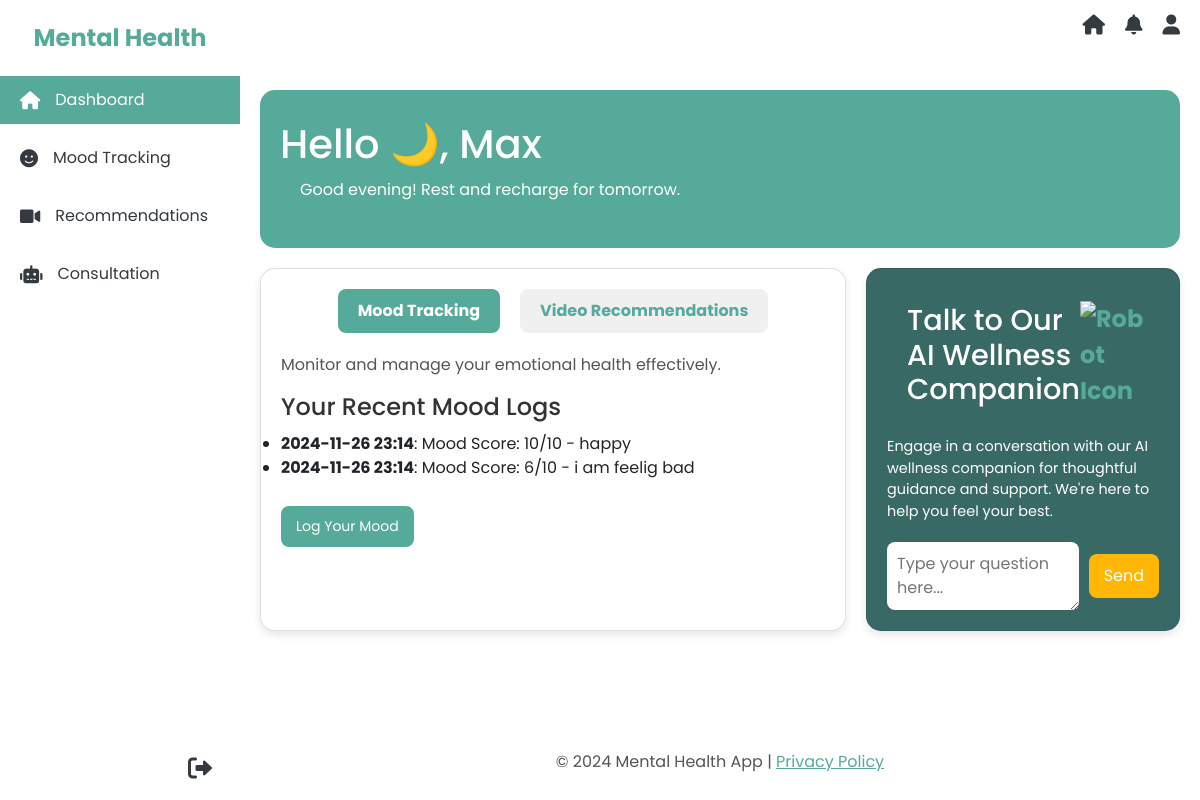
Page /users/dashboard/ (signed in) on the committed database.
### moodtracking/models.py (models this page shows, shortened)
class MoodLog(models.Model):
    user = models.ForeignKey(User, on_delete=models.CASCADE, related_name='mood_logs')
    mood_score = models.IntegerField()  # Scale: 1 (low) to 10 (high)
    description = models.TextField(blank=True)  # Optional text entry for mood
    sentiment = models.CharField(max_length=50, blank=True)  # Result from AI analysis
    timestamp = models.DateTimeField(auto_now_add=True)

### users/views/main_views.py (the view)
# urls.py: path('dashboard/', dashboard, name='dashboard'),
@login_required
def dashboard(request):
    all_videos = EducationalContent.objects.filter(content_type="Video")
    random_video = random.choice(all_videos) if all_videos.exists() else None
    recent_mood_logs = MoodLog.objects.filter(user=request.user).order_by('-timestamp')[:5]
    return render(request, 'users/pages/dashboard.html', {
        "active_menu": "Dashboard",
        "random_video": random_video,  # 将随机视频传递到模板
        "recent_mood_logs": recent_mood_logs,  # 将心情记录传递到模板
    })

### users/context_processors.py (called while the page is built)
def notifications_processor(request):
    if request.user.is_authenticated:
        notifications = Notification.objects.filter(user=request.user).order_by('-created_at')
        unread_count = notifications.filter(is_unread=True).count()
        return {
            'notifications': notifications,
            'unread_count': unread_count,
        }
    else:
        return {
            'notifications': [],
            'unread_count': 0,
        }

### users/templates/users/pages/dashboard.html (shortened to what this page needs)
{% extends 'users/base.html' %}
{% block content %}
<!DOCTYPE html>
<html lang="en">
<head>
</head>
<body>
    <section class="welcome-section">
        <h2 id="welcome-message">Hello 🌅, {{ request.user.username }}</h2>
        <p id="sub-message">Good morning! Shine bright like the sun.</p>
    </section>
    <section class="dashboard-section">
        <div class="card left-card">
            <div class="tab-container">
                <button class="tab active" data-tab="mood-tracking">Mood Tracking</button>
                <button class="tab" data-tab="video-recommendation">Video Recommendations</button>
            </div>
            <div class="tab-content">
                <div class="tab-pane active" id="mood-tracking">
                    <p>Monitor and manage your emotional health effectively.</p>
                    <div class="recent-mood-logs">
                        <h3>Your Recent Mood Logs</h3>
                        {% if recent_mood_logs %}
                            <ul>
                                {% for log in recent_mood_logs %}
                                    <li>
                                        <strong>{{ log.timestamp|date:"Y-m-d H:i" }}</strong>:
                                        Mood Score: {{ log.mood_score }}/10 -
                                        {{ log.description }}
                                    </li>
                                {% endfor %}
                            </ul>
                        {% else %}
                            <p>No mood logs available. Start tracking your mood!</p>
                        {% endif %}
                    </div>
                    <button onclick="location.href='{% url 'mood_tracking' %}';">Log Your Mood</button>
                </div>
            </div>
        </div>
<div class="card ai-consultation" style="background-color: #396964; color: white; border-radius: 15px; padding: 20px;">
    <div class="card-header" style="display: flex; justify-content: space-between; align-items: center;">
        <h3 style="color: white; font-size: 1.8rem; margin: 0;">Talk to Our AI Wellness Companion</h3>
        <img src="/static/images/A_cartoon-style_robot.png" alt="Robot Icon" style="width: 100px; height: auto;">
    </div>
    <p style="margin: 15px 0 0; font-size: 0.9rem; line-height: 1.5; text-align: left; color: white;">
        Engage in a conversation with our AI wellness companion for thoughtful guidance and support. We're here to help you feel your best.
    </p>
    <div class="input-area" style="display: flex; align-items: center; gap: 10px; margin-top: 20px;">
        <textarea placeholder="Type your question here..." style="flex: 1; padding: 10px; border: none; border-radius: 8px; font-size: 1rem;"></textarea>
        <button style="background-color: #ffb703; color: white; padding: 10px 15px; border: none; border-radius: 8px; font-size: 1rem; cursor: pointer;" onclick="location.href='{% url 'ai_consultation' %}';">Send</button>
    </div>
</div>
    </section>
</body>
</html>
{% endblock %}

### staticfiles/css/styles.css (style rules this page uses)
* { margin: 0; padding: 0; box-sizing: border-box; }
body { font-family: 'Arial', sans-serif; line-height: 1.6; color: #333; background-color: #f9f9f9; }
.card { background-color: #e8f5f9; padding: 20px; border-radius: 10px; box-shadow: 0 2px 4px rgba(0, 0, 0, 0.1); max-width: 300px; }
.card h3 { font-size: 24px; color: #333; margin-bottom: 10px; }
.card p { font-size: 16px; color: #555; }

### users/templates/users/pages/dashboard.html (style rules this page uses)
body { font-family: Arial, sans-serif; margin: 0; padding: 0; background-color: #f9f9f9; }
.welcome-section { background-color: var(--theme-color); color: #fff; text-align: left; padding: 30px 20px; border-radius: 15px; margin: 20px auto; max-width: 1200px; display: flex; flex-direction: column; justify-content: center; }
.welcome-section h2 { font-size: 2.5rem; margin: 0; }
.welcome-section p { font-size: 1rem; margin-top: 10px; margin-left: 20px; }
.dashboard-section { gap: 20px; border-radius: 15px; margin: 20px auto; max-width: 1200px; display: flex; flex-direction: row; justify-content: center; }
.card { background: #fff; border-radius: 15px; padding: 20px; box-shadow: 0 4px 8px rgba(0, 0, 0, 0.1); display: flex; flex-direction: column; }
.card.left-card { max-width: 700px; flex: 2; }
.card.ai-consultation { flex: 1; max-width: 500px; position: relative; }
.tab-container { display: flex; justify-content: center; gap: 20px; border-bottom: none; }
.tab { padding: 10px 20px; cursor: pointer; background-color: #f0f0f0; color: var(--theme-color); border: none; outline: none; border-radius: 8px; font-size: 16px; font-weight: bold; transition: background-color 0.3s ease, color 0.3s ease; }
.tab.active { background-color: var(--theme-color); color: #fff; border-radius: 8px; }
.tab-content { flex: 1; padding-top: 20px; border-top: none; }
.tab-pane button { margin-top: 10px; padding: 10px 15px; background-color: var(--theme-color); color: #fff; border: none; border-radius: 8px; cursor: pointer; font-size: 14px; transition: background-color 0.3s ease; }
.card.ai-consultation .card-header { display: flex; justify-content: space-between; align-items: center; font-size: 1.5rem; font-weight: bold; color: var(--theme-color); background-color: transparent; border-bottom: none; }
.card.ai-consultation p { text-align: center; margin-bottom: 20px; }
.input-area { display: flex; align-items: center; gap: 10px; margin-top: auto; }
.input-area textarea { flex: 1; min-height: 50px; border: 1px solid #ccc; border-radius: 8px; padding: 10px; font-size: 14px; }

### users/templates/users/base.html (style rules this page uses)
:root { --theme-color: #5A9; }
:root { --theme-color: #5A9; --background-color: #FFFFFF; --text-color: #343A40; --light-text-color: #FFFFFF; }
body { font-family: 'Poppins', sans-serif; background-color: var(--background-color); margin: 0; }

### rows in the picture
MoodLog: timestamp "2024-11-26 23:14", mood_score "10", description "happy"
MoodLog: timestamp "2024-11-26 23:14", mood_score "6", description "i am feelig bad"
